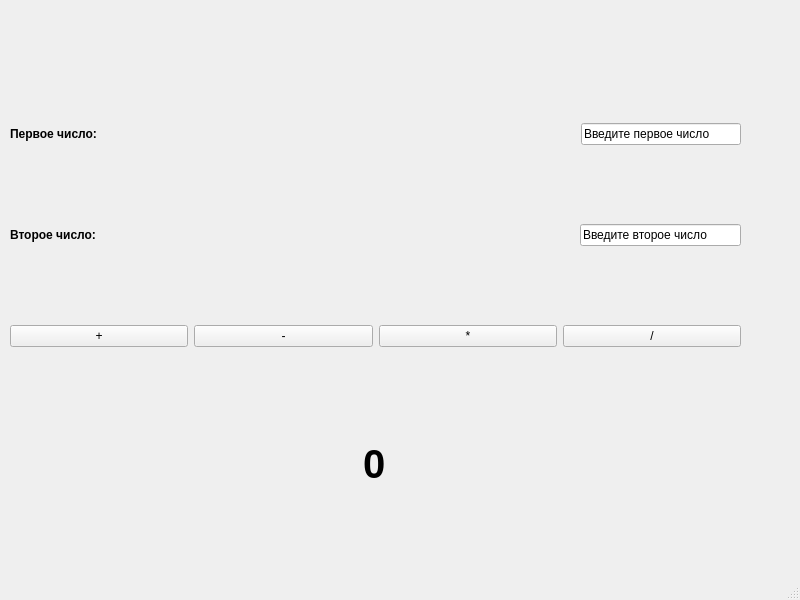
<?xml version="1.0" encoding="UTF-8"?>
<ui version="4.0">
 <class>MainWindow</class>
 <widget class="QMainWindow" name="MainWindow">
  <property name="geometry">
   <rect>
    <x>0</x>
    <y>0</y>
    <width>800</width>
    <height>600</height>
   </rect>
  </property>
  <property name="windowTitle">
   <string>MainWindow</string>
  </property>
  <widget class="QWidget" name="centralwidget">
   <widget class="QWidget" name="">
    <property name="geometry">
     <rect>
      <x>10</x>
      <y>420</y>
      <width>729</width>
      <height>87</height>
     </rect>
    </property>
    <layout class="QHBoxLayout" name="horizontalLayout_4">
     <item>
      <spacer name="horizontalSpacer_3">
       <property name="orientation">
        <enum>Qt::Horizontal</enum>
       </property>
       <property name="sizeHint" stdset="0">
        <size>
         <width>40</width>
         <height>20</height>
        </size>
       </property>
      </spacer>
     </item>
     <item>
      <widget class="QLabel" name="label_3">
       <property name="font">
        <font>
         <pointsize>30</pointsize>
         <weight>75</weight>
         <bold>true</bold>
        </font>
       </property>
       <property name="text">
        <string>0</string>
       </property>
      </widget>
     </item>
     <item>
      <spacer name="horizontalSpacer_4">
       <property name="orientation">
        <enum>Qt::Horizontal</enum>
       </property>
       <property name="sizeHint" stdset="0">
        <size>
         <width>40</width>
         <height>20</height>
        </size>
       </property>
      </spacer>
     </item>
    </layout>
   </widget>
   <widget class="QWidget" name="">
    <property name="geometry">
     <rect>
      <x>10</x>
      <y>50</y>
      <width>731</width>
      <height>371</height>
     </rect>
    </property>
    <layout class="QVBoxLayout" name="verticalLayout">
     <item>
      <layout class="QHBoxLayout" name="horizontalLayout">
       <item>
        <widget class="QLabel" name="label">
         <property name="font">
          <font>
           <weight>75</weight>
           <bold>true</bold>
          </font>
         </property>
         <property name="text">
          <string>Первое число:</string>
         </property>
        </widget>
       </item>
       <item>
        <spacer name="horizontalSpacer">
         <property name="orientation">
          <enum>Qt::Horizontal</enum>
         </property>
         <property name="sizeHint" stdset="0">
          <size>
           <width>478</width>
           <height>17</height>
          </size>
         </property>
        </spacer>
       </item>
       <item>
        <widget class="QLineEdit" name="lineEdit">
         <property name="text">
          <string>Введите первое число</string>
         </property>
        </widget>
       </item>
      </layout>
     </item>
     <item>
      <layout class="QHBoxLayout" name="horizontalLayout_2">
       <item>
        <widget class="QLabel" name="label_2">
         <property name="font">
          <font>
           <weight>75</weight>
           <bold>true</bold>
          </font>
         </property>
         <property name="text">
          <string>Второе число:</string>
         </property>
        </widget>
       </item>
       <item>
        <spacer name="horizontalSpacer_2">
         <property name="orientation">
          <enum>Qt::Horizontal</enum>
         </property>
         <property name="sizeHint" stdset="0">
          <size>
           <width>478</width>
           <height>17</height>
          </size>
         </property>
        </spacer>
       </item>
       <item>
        <widget class="QLineEdit" name="lineEdit_2">
         <property name="text">
          <string>Введите второе число</string>
         </property>
        </widget>
       </item>
      </layout>
     </item>
     <item>
      <layout class="QHBoxLayout" name="horizontalLayout_3">
       <item>
        <widget class="QPushButton" name="pushButton">
         <property name="text">
          <string>+</string>
         </property>
        </widget>
       </item>
       <item>
        <widget class="QPushButton" name="pushButton_2">
         <property name="text">
          <string>-</string>
         </property>
        </widget>
       </item>
       <item>
        <widget class="QPushButton" name="pushButton_3">
         <property name="text">
          <string>*</string>
         </property>
        </widget>
       </item>
       <item>
        <widget class="QPushButton" name="pushButton_4">
         <property name="text">
          <string>/</string>
         </property>
        </widget>
       </item>
      </layout>
     </item>
    </layout>
   </widget>
  </widget>
  <widget class="QMenuBar" name="menubar">
   <property name="geometry">
    <rect>
     <x>0</x>
     <y>0</y>
     <width>800</width>
     <height>26</height>
    </rect>
   </property>
  </widget>
  <widget class="QStatusBar" name="statusbar"/>
 </widget>
 <resources/>
 <connections/>
</ui>
